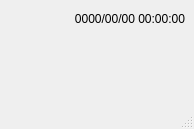
<?xml version="1.0" encoding="UTF-8"?>
<ui version="4.0">
 <class>MainWindow</class>
 <widget class="QMainWindow" name="MainWindow">
  <property name="geometry">
   <rect>
    <x>0</x>
    <y>0</y>
    <width>194</width>
    <height>129</height>
   </rect>
  </property>
  <property name="windowTitle">
   <string>Template</string>
  </property>
  <widget class="QWidget" name="centralwidget">
   <layout class="QGridLayout" name="gridLayout">
    <item row="0" column="0">
     <spacer name="horizontalSpacer">
      <property name="orientation">
       <enum>Qt::Horizontal</enum>
      </property>
      <property name="sizeHint" stdset="0">
       <size>
        <width>40</width>
        <height>20</height>
       </size>
      </property>
     </spacer>
    </item>
    <item row="0" column="1">
     <widget class="QLabel" name="timeLabel">
      <property name="sizePolicy">
       <sizepolicy hsizetype="Minimum" vsizetype="Preferred">
        <horstretch>0</horstretch>
        <verstretch>0</verstretch>
       </sizepolicy>
      </property>
      <property name="text">
       <string>0000/00/00 00:00:00</string>
      </property>
      <property name="alignment">
       <set>Qt::AlignRight|Qt::AlignTrailing|Qt::AlignVCenter</set>
      </property>
     </widget>
    </item>
    <item row="1" column="1">
     <spacer name="verticalSpacer">
      <property name="orientation">
       <enum>Qt::Vertical</enum>
      </property>
      <property name="sizeHint" stdset="0">
       <size>
        <width>20</width>
        <height>40</height>
       </size>
      </property>
     </spacer>
    </item>
   </layout>
  </widget>
  <widget class="QMenuBar" name="menubar">
   <property name="geometry">
    <rect>
     <x>0</x>
     <y>0</y>
     <width>194</width>
     <height>20</height>
    </rect>
   </property>
  </widget>
  <widget class="QStatusBar" name="statusbar"/>
 </widget>
 <resources/>
 <connections/>
</ui>
